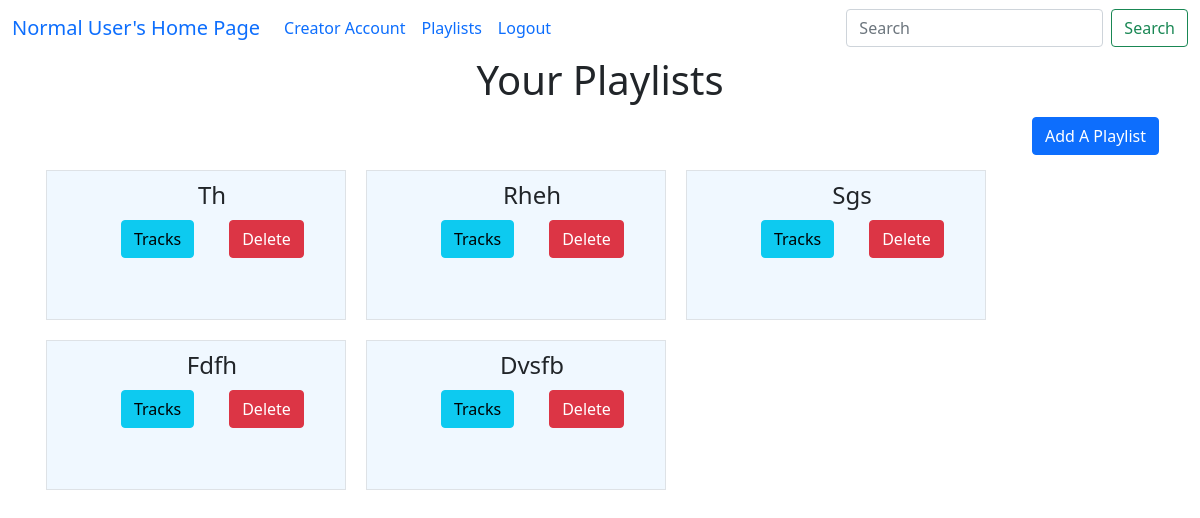
The page /all_playlists/2 on the database its author committed.
### model1.py (models this page shows, shortened)
class Playlist(db.Model):
    playlist_id = db.Column(db.Integer, primary_key=True)
    playlist_name = db.Column(db.String(100), nullable=False)
    user_id = db.Column(db.Integer, db.ForeignKey("user.user_id"), nullable=False)
    playlist_songs = db.relationship("Playlist_Songs", backref="playlist",cascade="all, delete")
    user = db.relationship("User", backref="playlists")

### app.py (the view)
@app.route("/all_playlists/<int:u_id>")
def all_playlists(u_id):
    albums = Album.query.filter(Album.album_flag==False).all()
    user = User.query.get(u_id)
    playlists=Playlist.query.all()
    return render_template("all_playlists_page.html",user=user,albums=albums,playlists=playlists)

### app.py (called while the page is built)
@app.context_processor
def search_processor():
    return {'searched': request.form.get("searched")}

### templates/all_playlists_page.html (shortened to what this page needs)
<!doctype html>
<html lang="en">
<head>
    <link href="https://cdn.jsdelivr.net/npm/bootstrap@5.0.2/dist/css/bootstrap.min.css" rel="stylesheet"
>
</head>
<body>
    {% extends "general_user_navbar.html" %}
    {% block content %}
    <div class="container-fluid">
        <div class="container-fluid">
            <h1><label for="playlists">your playlists</label></h1>
            <div id="playlists" class="container-fluid" style="text-transform: capitalize">
                {% if playlists|length == 0 %}
                <div style="text-align:center ; padding:20px;">
                    <p class="text-center fs-3 text-capitalize"> No playlist Available </p>
                    <a  class="btn btn-primary"  href="/add_playlist/{{user.user_id}}">add a playlist</a>
                </div>
                {% else %}
                <div style="text-align:right ; padding:5px;">
                    <a  class="btn btn-primary"  href="/add_playlist/{{user.user_id}}">add a playlist</a>
                </div>
                <div class="playlists container text-center">
                    <div class="row row-cols-4">
                        {% for playlist in playlists %}
                        <div id="playlist" class="col  border border-primary-subtle" >
                            <ul type="none">
                                <li style="margin: 10px;">
                                    <h4>{{playlist.playlist_name}}</h4>
                                </li>
                                <div class="container">
                                    <div class="row">
                                        <div class="col">
                                            <li > <a class="btn btn-info"
                                                href="/playlist_songs/{{user.user_id}}/{{playlist.playlist_id}}"
                                                role="button">Tracks</a>
                                            </li>
                                        </div>
                                        <div class="col">
                                            <li>
                                                <a class="btn btn-danger" href="/playlist_delete/{{user.user_id}}/{{playlist.playlist_id}}" role="button">Delete</a>
                                            </li>
                                        </div>
                                    </div>
                                </div>
                            </ul>
                        </div>
                        {% endfor %}
                    </div>
                </div>
            </div>
            {% endif %}
        </div>
    </div>
    {% endblock %}

### templates/all_playlists_page.html (style rules this page uses)
.container-fluid { text-transform: capitalize; text-align: center; }
.playlists { height: 350px; width: auto; overflow:auto; }
#playlist { width: 300px; height: 150px; margin: 10px; padding: auto; text-align: center; background-color: aliceblue; }

### rows shown on the page
Playlist: playlist_name "Th"
Playlist: playlist_name "Rheh"
Playlist: playlist_name "Sgs"
Playlist: playlist_name "Fdfh"
Playlist: playlist_name "Dvsfb"
